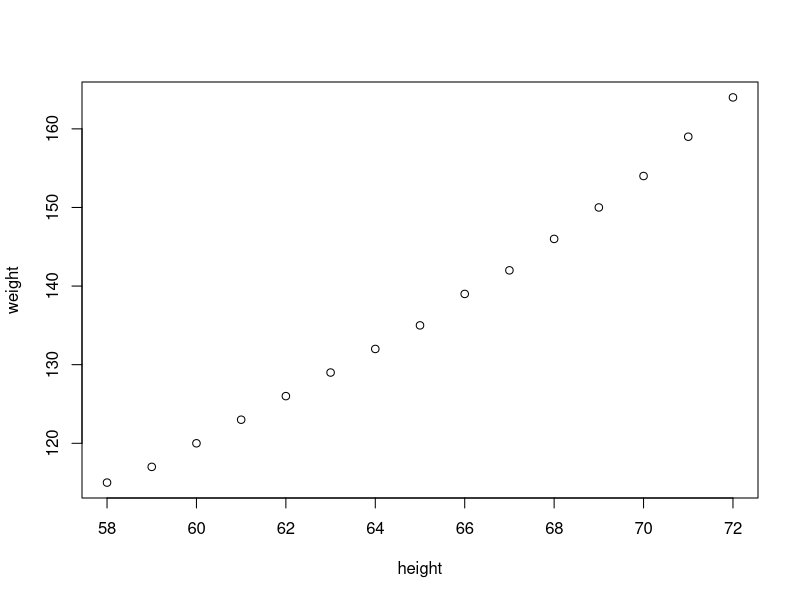
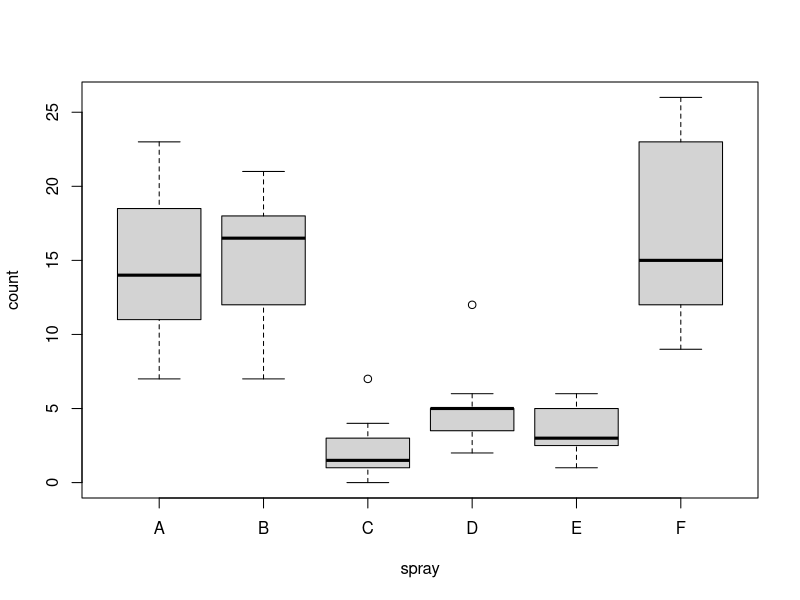
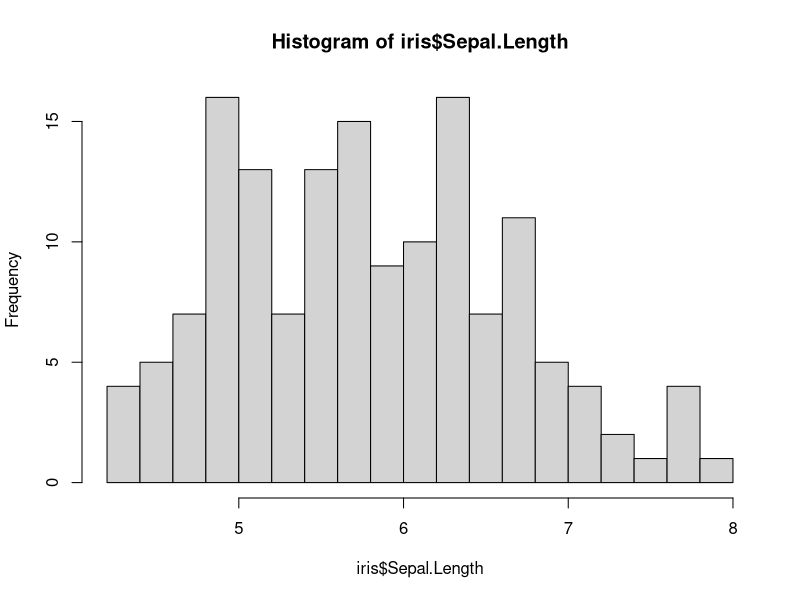

Here is the R script that generated these plots, in order:
## ---- chunk 1
knitr::opts_chunk$set(echo = TRUE)
options(width = 50)
## ---- chunk 2
x <- 1
x # has value of 1
## ---- chunk 3
x <- 1
class(x)

y <- TRUE
class(y)

z <- "Some text"
class(z)
## ---- chunk 4
numbers <- 1:10
numbers

my_text <- c("Julia", "Python", "R")
my_text
## ---- chunk 5
numbers
numbers + 10
numbers^2
## ---- chunk 6
log(numbers)
mean(numbers)
paste0("My language is: ", my_text)
## ---- chunk 7
my_text <- c("Julia", "Python", "R")
my_text[3]
my_text[3:1]
my_text[2] <- "C++"
my_text
## ---- chunk 8
c(1, 5, 3, 8, 5, 3)

# Also works for vectors as input
x <- c(1, 5)
y <- c(8, 5, 3)
c(x, y)
## ---- chunk 9
# repeat 2, 5 times
rep(2, 5) 

# repeat vector (1,3) 5 times
rep(c(1, 3), 5) 

# repeat vector (1,3) until length output is 5
rep(c(1, 3), length.out = 5) 
## ---- chunk 10
# numbers 2 to (and including) 5
seq(2, 5) 

# 1 to 10 step size 2
seq(1, 10, by = 2) 

# 1 to 10 where output consists of 20 numbers
seq(1, 10, length.out = 20) 
## ---- chunk 11
x <- c("Jolien", "Edwin", "John")
y <- c("Jolien", "Richard")
x %in% y
## ---- chunk 12
str(iris)
## ---- chunk 13
summary(iris)
## ---- chunk 14
mean(iris$Sepal.Length)
# or 
# number of rows
nrow(iris)
colnames(iris)
## ---- chunk 15
# first row (before comma)
iris[1,]

# row 2, 6 and 3 and column 1 and 2
iris[c(2,6,3),1:2]
## ---- chunk 16
plot(weight ~ height, data=women)
## ---- chunk 17
plot(count ~ spray, data=InsectSprays)
## ---- chunk 18
hist(iris$Sepal.Length, breaks=20)
## ---- chunk 19
ls()
## ---- chunk 20
rm("x")
ls()
